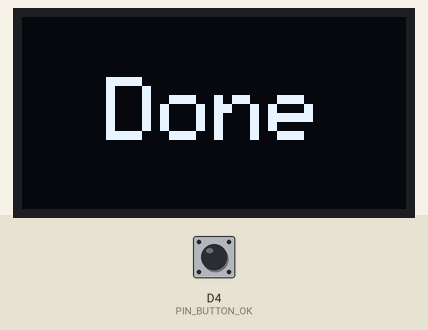
The sketch below on a simulated ESP8266 (NodeMCU). On the bench: 128×64 one-colour display. Inputs (shaded band) come from the test bench; at power-on: D4 (PIN_BUTTON_OK) HIGH. WiFi joins after 1.5 s; servers stay silent unless stated; no MQTT or app messages arrive unless stated; what the sketch prints to the serial monitor is not drawn.

Above: at 1.8 s.
4.0 s: D4 (PIN_BUTTON_OK) pulled LOW for 0.15 s
At 5.5 s:
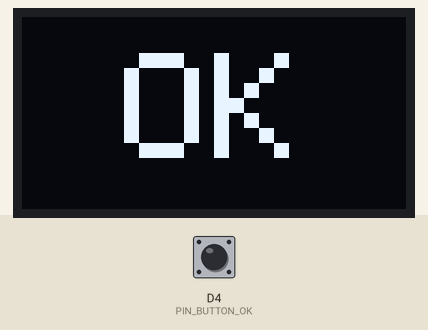
7.1 s: D4 (PIN_BUTTON_OK) pulled LOW for 3.2 s
At 7.3 s:
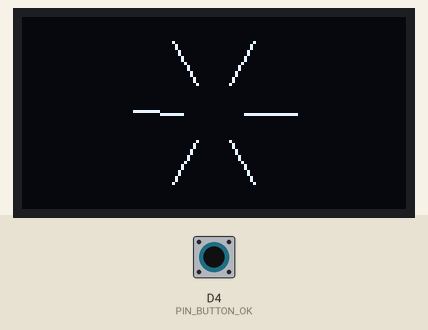
11.8 s: D4 (PIN_BUTTON_OK) pulled LOW for 1 s
At 12.35 s:
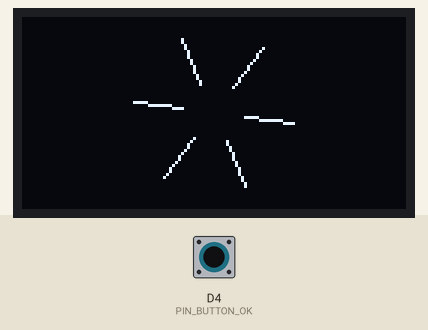
Timing chart, 0 to 14.8 s (numbered marks = the images above; inputs shaded):
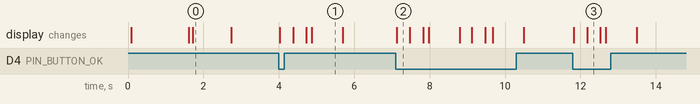

The sketch:

voting_device.ino
```cpp
#include <ESP8266WiFi.h>
#include <PubSubClient.h>
#include <Adafruit_SSD1306.h>
#include "config.h"
#include "wifi_manager.h"
#include "mqtt_handler.h"
#include "display_manager.h"

WifiHandler wifi;
MqttHandler mqtt;
DisplayManager oled(128, 64);

unsigned long lastPressTime = 0;

void setup() {
    Serial.begin(115200);
    Serial.println("\n=== Voting Device ===");

    pinMode(PIN_BUTTON_OK, INPUT_PULLUP);

    oled.setup();
    oled.showLoading();

    wifi.setup();
    oled.showStatus(wifi.isConnected(), false);

    mqtt.setup();
    oled.showStatus(wifi.isConnected(), mqtt.isConnected());

    // 기기 등록 (MAC 주소 전송)
    String reg = "mac:" + wifi.macAddress();
    mqtt.publish(MQTT_TOPIC, reg.c_str());
    Serial.println("Registered: " + reg);

    oled.showDone();
    delay(1000);
    oled.clear();
}

void loop() {
    mqtt.loop();

    if (digitalRead(PIN_BUTTON_OK) == LOW) {
        if (millis() - lastPressTime > DEBOUNCE_MS) {
            lastPressTime = millis();

            String msg = "vote:0,mac:" + wifi.macAddress();
            mqtt.publish(MQTT_TOPIC, msg.c_str());
            Serial.println("Vote sent");

            oled.showSpinner(800);
            oled.showOK();
            delay(800);
            oled.clear();
        }
    }
}
```

display_manager.h
```cpp
#ifndef DISPLAY_MANAGER_H
#define DISPLAY_MANAGER_H

#include <Adafruit_SSD1306.h>
#include <Adafruit_GFX.h>

class DisplayManager {
private:
    Adafruit_SSD1306 display;
    int w, h;

    void centerText(const char* text, int size) {
        display.clearDisplay();
        display.setTextSize(size);
        display.setTextColor(SSD1306_WHITE);
        int16_t x1, y1;
        uint16_t tw, th;
        display.getTextBounds(text, 0, 0, &x1, &y1, &tw, &th);
        display.setCursor((w - tw) / 2, (h - th) / 2);
        display.print(text);
        display.display();
    }

public:
    DisplayManager(int width, int height)
        : display(width, height, &Wire, -1), w(width), h(height) {}

    void setup() {
        if (!display.begin(SSD1306_SWITCHCAPVCC, 0x3C)) {
            Serial.println(F("SSD1306 init failed"));
            for (;;);
        }
        display.clearDisplay();
        display.display();
    }

    void clear()         { display.clearDisplay(); display.display(); }
    void showLoading()   { centerText("Loading...", 2); }
    void showDone()      { centerText("Done", 3); }
    void showOK()        { centerText("OK", 5); }

    void showStatus(bool wifi, bool mqtt) {
        display.clearDisplay();
        display.setTextSize(1);
        display.setTextColor(SSD1306_WHITE);
        display.setCursor(0, 0);
        display.print("WiFi: ");
        display.println(wifi ? "OK" : "...");
        display.print("MQTT: ");
        display.println(mqtt ? "OK" : "...");
        display.display();
    }

    void showSpinner(int durationMs) {
        int cx = w / 2, cy = h / 2;
        int radius = min(cx, cy) - 5;
        int lines = 6;
        float len = radius * 0.6;
        unsigned long start = millis();

        while (millis() - start < (unsigned long)durationMs) {
            display.clearDisplay();
            float offset = (float)((millis() - start) % 1000) / 1000.0 * 2.0 * PI;
            for (int i = 0; i < lines; i++) {
                float a = (2.0 * PI / lines) * i + offset;
                int x1 = cx + (radius - len) * cos(a);
                int y1 = cy + (radius - len) * sin(a);
                int x2 = cx + radius * cos(a);
                int y2 = cy + radius * sin(a);
                display.drawLine(x1, y1, x2, y2, SSD1306_WHITE);
            }
            display.display();
            delay(33);
        }
        clear();
    }
};

#endif
```

mqtt_handler.h
```cpp
#ifndef MQTT_HANDLER_H
#define MQTT_HANDLER_H

#include <PubSubClient.h>
#include <ESP8266WiFi.h>
#include "config.h"

class MqttHandler {
private:
    WiFiClient espClient;
    PubSubClient client;
    String clientId;

public:
    MqttHandler() : client(espClient) {
        client.setServer(MQTT_BROKER, MQTT_PORT);
    }

    void setup() {
        clientId = WiFi.macAddress();
        reconnect();
    }

    void reconnect() {
        while (!client.connected()) {
            Serial.print("MQTT connecting...");
            if (client.connect(clientId.c_str(), MQTT_USERNAME, MQTT_PASSWORD)) {
                Serial.println("connected");
            } else {
                Serial.print("failed (rc=");
                Serial.print(client.state());
                Serial.println(") retry in 3s");
                delay(3000);
            }
        }
    }

    void publish(const char* topic, const char* message) {
        if (!client.connected()) {
            reconnect();
        }
        client.publish(topic, message);
    }

    bool isConnected() {
        return client.connected();
    }

    void loop() {
        if (!client.connected()) {
            reconnect();
        }
        client.loop();
    }
};

#endif
```

wifi_manager.h
```cpp
#ifndef WIFI_MANAGER_H
#define WIFI_MANAGER_H

#include <ESP8266WiFi.h>
#include "config.h"

class WifiHandler {
public:
    void setup() {
        WiFi.mode(WIFI_STA);
        WiFi.begin(WIFI_SSID, WIFI_PASSWORD);

        Serial.print("WiFi connecting");
        while (WiFi.status() != WL_CONNECTED) {
            delay(500);
            Serial.print(".");
        }
        Serial.println();
        Serial.print("Connected - IP: ");
        Serial.println(WiFi.localIP());
    }

    bool isConnected() {
        return WiFi.status() == WL_CONNECTED;
    }

    String macAddress() {
        return WiFi.macAddress();
    }
};

#endif
```

config.h
```cpp
#ifndef CONFIG_H
#define CONFIG_H

// WiFi
const char* WIFI_SSID     = "KOCO_2.4G";
const char* WIFI_PASSWORD  = "13771377";

// MQTT
const char* MQTT_BROKER   = "koko-seungnam.iptime.org";
const int   MQTT_PORT     = 11883;
const char* MQTT_TOPIC    = "voting/device";
const char* MQTT_USERNAME = "jyyang";
const char* MQTT_PASSWORD = "didwhdduf";

// Hardware
const int PIN_BUTTON_OK   = D4;

// Timing
const unsigned long DEBOUNCE_MS = 300;

#endif
```

Measured:
- after the input at 4.0 s, the display: first changes at once (image 1 shows a later state)
- after the input at 7.1 s, the display: changes at once (image 2)
- after the input at 11.8 s, the display: first changes at once (image 3 shows a later state)
- what the display in image 0 shows lasts 1.0 s, from 1.7 s to 2.7 s
- what the display in image 1 shows lasts 0.8 s, from 4.9 s to 5.7 s
